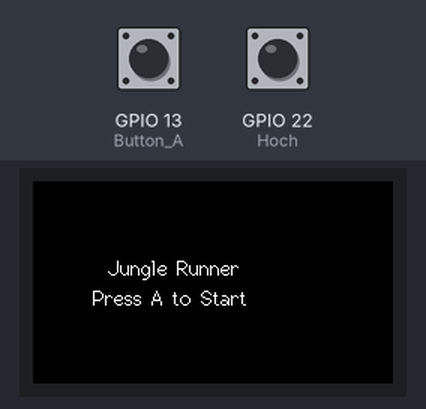
Bench run of a program on a simulated ESP32. Parts: 240×135 colour display. Inputs (shaded band) come from the test bench; at power-on: GPIO 13 (Button_A) HIGH, GPIO 22 (Hoch) HIGH. Random numbers use the default seed unless the program sets one.

Above: at 1.3 s.
1.4 s: GPIO 13 (Button_A) pulled LOW for 0.15 s
At 1.59 s:
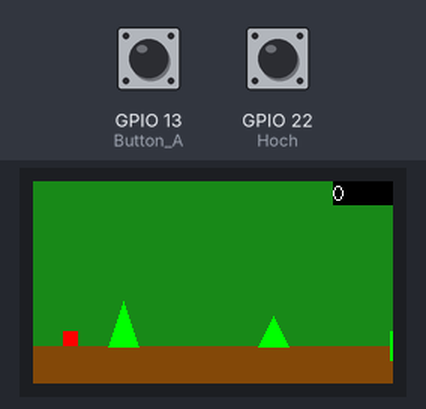
2.1 s: GPIO 22 (Hoch) pulled LOW for 0.15 s
At 2.5 s:
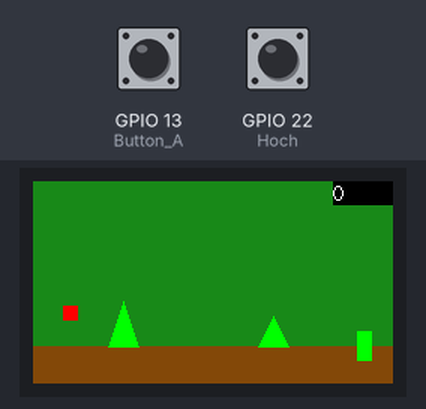
2.8 s: GPIO 22 (Hoch) pulled LOW for 3.2 s
At 4.31 s:
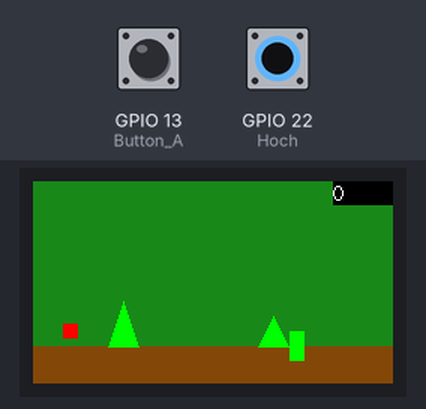
6.6 s: GPIO 13 (Button_A) driven LOW and GPIO 22 (Hoch) driven LOW
At 7.03 s:
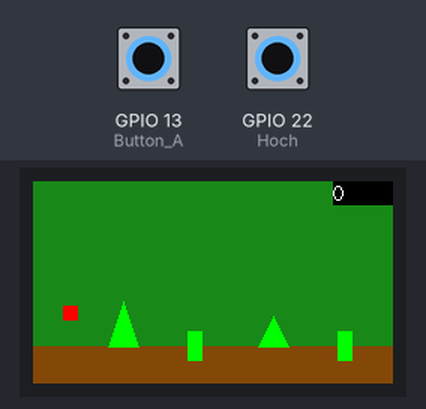
9.6 s: GPIO 13 (Button_A) driven HIGH
At 11.3 s:
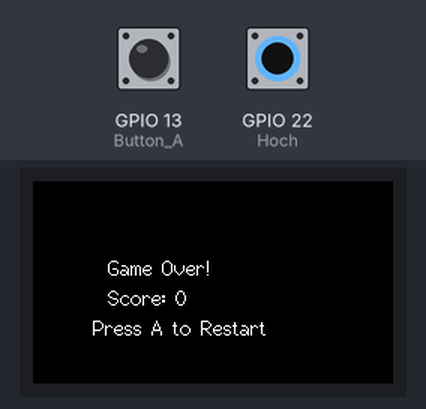
12.0 s: GPIO 13 (Button_A) driven LOW
At 12.22 s:
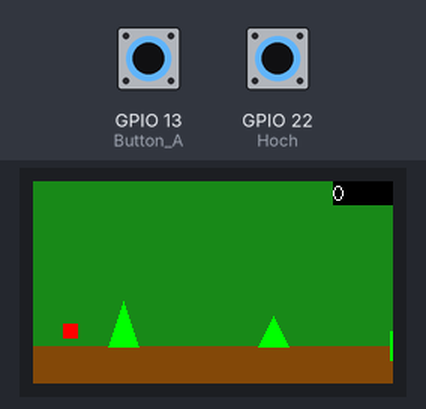
Timing chart, 0 to 15.0 s (numbered marks = the images above; inputs shaded):
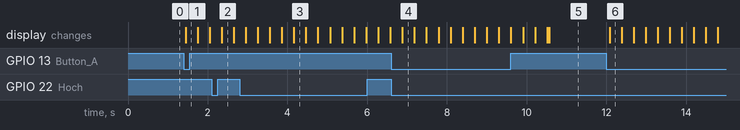

The program:

main.cpp
```cpp
#include <TFT_eSPI.h> // Hardware-spezifische Bibliothek
#include <SPI.h>

#define TFT_GREY 0x5AEB
#define JUNGLE_GREEN 0x1C43
#define PLAYER_COLOR 0xF800 // Rot
#define GROUND_COLOR 0x8241 // Braun
#define OBSTACLE_COLOR 0x07E0 // Grün

TFT_eSPI tft = TFT_eSPI();

float playerX = 20;
float playerY = 100;
float playerVelY = 0;
bool isJumping = false;
const float gravity = 0.3;
const float jumpForce = -5.0;

float obstacleX[3] = {240, 340, 440};
float obstacleSpeed = 1.5;
int score = 0;
int gameState = 0; // 0 = Startbildschirm, 1 = Spielen, 2 = Game Over

void setup(void) {
  pinMode(21, INPUT_PULLUP); // Runter (nicht verwendet)
  pinMode(22, INPUT_PULLUP); // Hoch (Springen)
  pinMode(17, INPUT_PULLUP); // Rechts (nicht verwendet)
  pinMode(2, INPUT_PULLUP);  // Links (nicht verwendet)
  pinMode(13, INPUT_PULLUP); // Button A (Start/Neustart)

  tft.init();
  tft.setRotation(1);
  tft.fillScreen(TFT_BLACK);
}

void drawJungleBackground() {
  tft.fillScreen(JUNGLE_GREEN);
  // Boden zeichnen
  tft.fillRect(0, 110, 240, 25, GROUND_COLOR);
  // Einige einfache Bäume/Sträucher
  tft.fillTriangle(50, 110, 60, 80, 70, 110, TFT_GREEN);
  tft.fillTriangle(150, 110, 160, 90, 170, 110, TFT_GREEN);
}

void drawPlayer() {
  tft.fillRect(playerX, playerY, 10, 10, PLAYER_COLOR);
}

void drawObstacles() {
  for (int i = 0; i < 3; i++) {
    tft.fillRect(obstacleX[i], 100, 10, 20, OBSTACLE_COLOR);
  }
}

void updatePlayer() {
  // Sprungmechanik
  if (digitalRead(22) == 0 && !isJumping) {
    playerVelY = jumpForce;
    isJumping = true;
  }

  playerVelY += gravity;
  playerY += playerVelY;

  // Bodenkollision
  if (playerY > 100) {
    playerY = 100;
    playerVelY = 0;
    isJumping = false;
  }
}

void updateObstacles() {
  for (int i = 0; i < 3; i++) {
    obstacleX[i] -= obstacleSpeed;

    // Hindernis zurücksetzen, wenn es den Bildschirm verlässt
    if (obstacleX[i] < -10) {
      obstacleX[i] = 240 + random(50, 100);
      score += 1;
    }
  }
}

bool checkCollision() {
  for (int i = 0; i < 3; i++) {
    if (playerX + 10 > obstacleX[i] &&
        playerX < obstacleX[i] + 10 &&
        playerY + 10 > 100) {
      return true;
    }
  }
  return false;
}

void loop() {
  if (gameState == 0) { // Startbildschirm
    tft.fillScreen(TFT_BLACK);
    tft.setCursor(50, 50, 2);
    tft.setTextColor(TFT_WHITE);
    tft.print("Jungle Runner");
    tft.setCursor(40, 70, 2);
    tft.print("Press A to Start");

    while (digitalRead(13) == 1) {
      delay(10);
    }
    gameState = 1;

    // Spiel zurücksetzen
    playerX = 20;
    playerY = 100;
    playerVelY = 0;
    isJumping = false;
    obstacleX[0] = 240;
    obstacleX[1] = 340;
    obstacleX[2] = 440;
    score = 0;
  }

  if (gameState == 1) { // Spielphase
    // Update
    updatePlayer();
    updateObstacles();

    // Kollision prüfen
    if (checkCollision()) {
      gameState = 2;
    }

    // Zeichnen
    drawJungleBackground();
    drawPlayer();
    drawObstacles();

    // Punktestand anzeigen
    tft.setCursor(200, 0, 2);
    tft.setTextColor(TFT_WHITE);
    tft.fillRect(200, 0, 40, 16, TFT_BLACK);
    tft.print(score);

    delay(20); // Spielgeschwindigkeit anpassen
  }

  if (gameState == 2) { // Game Over
    tft.fillScreen(TFT_BLACK);
    tft.setCursor(50, 50, 2);
    tft.setTextColor(TFT_WHITE);
    tft.print("Game Over!");
    tft.setCursor(50, 70, 2);
    tft.print("Score: ");
    tft.print(score);
    tft.setCursor(40, 90, 2);
    tft.print("Press A to Restart");

    while (digitalRead(13) == 1) {
      delay(10);
    }
    gameState = 0;
  }
}
```

Measured:
- after the input at 1.4 s, the display: changes after 0.05 s (image 1)
- after the input at 12.0 s, the display: changes after 0.08 s (image 6)
